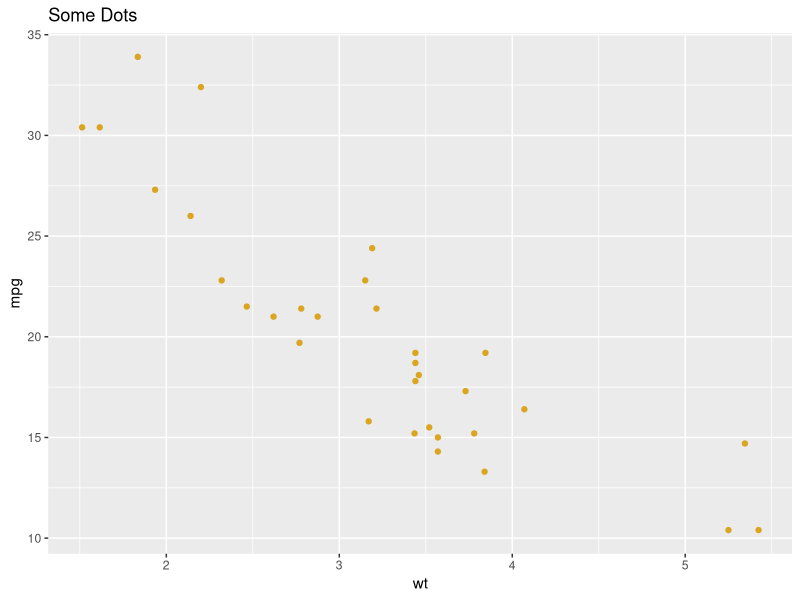

Generate this figure with R:
## ---- chunk 1
#| echo: false
options(tidyverse.quiet=TRUE)
library(tidyverse)
## ---- chunk 2
#| echo: true
#| fig.retina: 2
#| fig.height: 9
#| fig.width: 16
#| output-location: column
# ^^ could be fragment, slide, column, column-fragment
ggplot() +
  geom_point(
    data = mtcars,
    aes(wt, mpg),
    color = "goldenrod"
  ) +
  labs(
    title = "Some Dots"
  ) 
